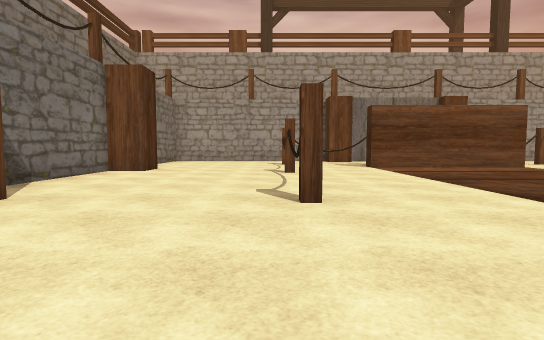
[1] (above)

16 first-person views from a walk through a scene from a Unity 3-D project. The camera is 1.3 m above the floor, tilts 4° down and sees 80° across. The floor is counted in squares, 2 m on a side. Each view is taken from the middle of a square. On the plan, view 1 faces up. The plan holds only what a view shows up to about 10 squares ahead; the rest is blank. The place goes on beyond the plan. Some animated figures are not drawn. Some surface patterns are stand-ins.

[2]
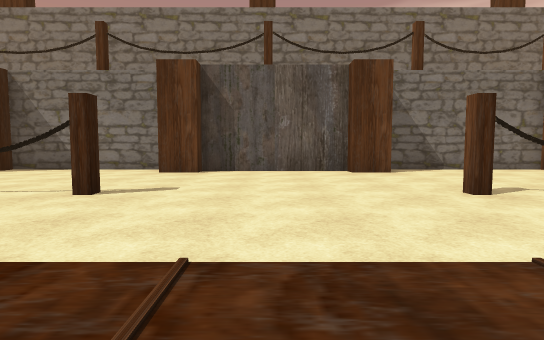

[3]
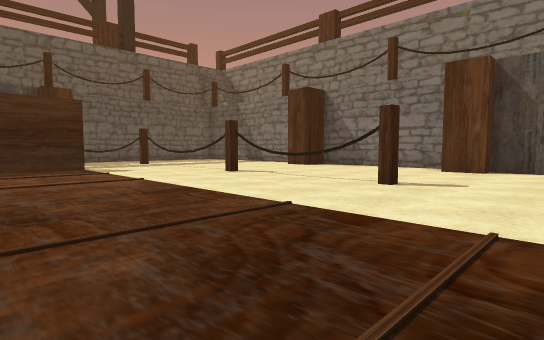

[4]
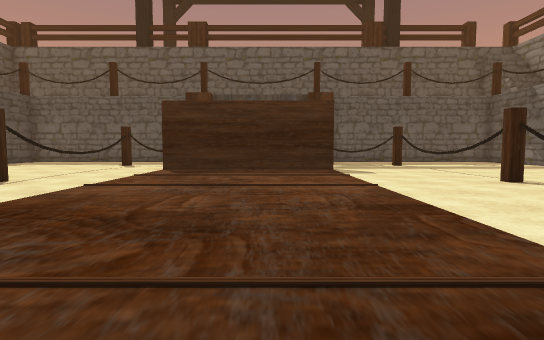

[5]
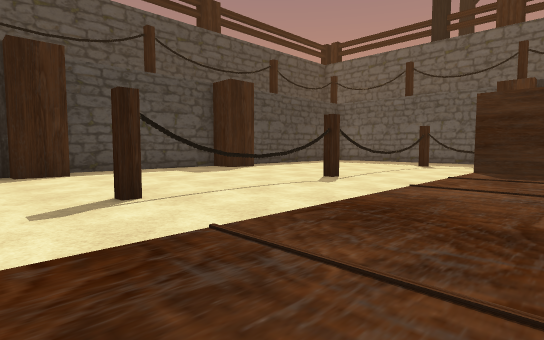

[6]
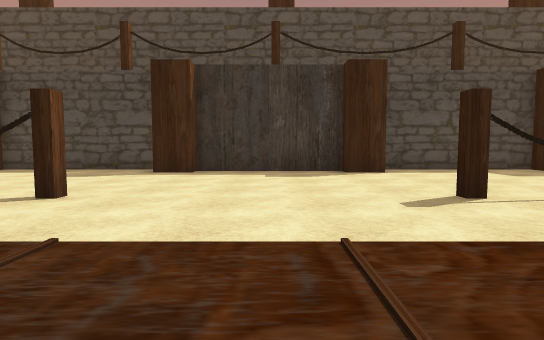

[7]
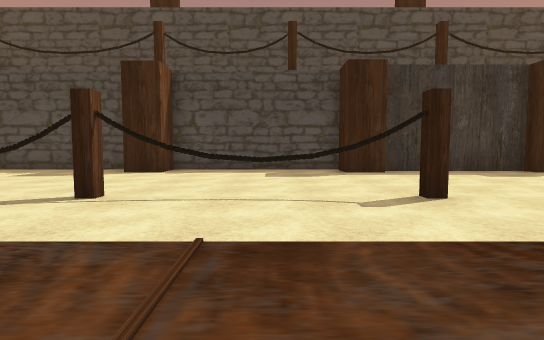

[8]
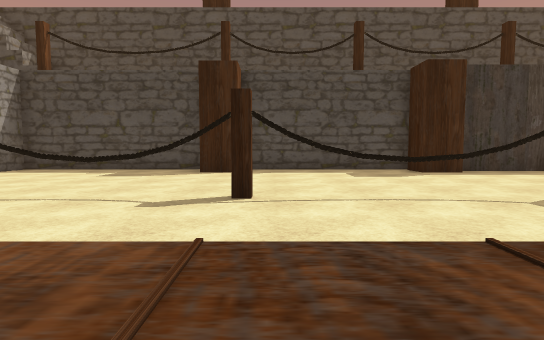

[9]
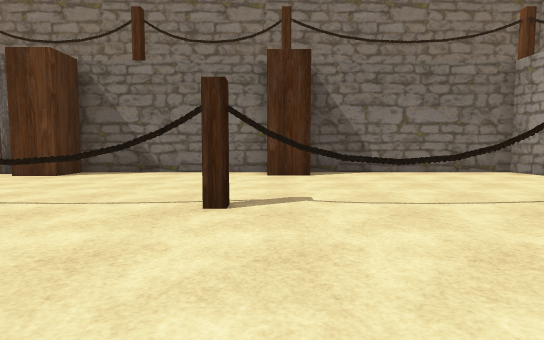

[10]
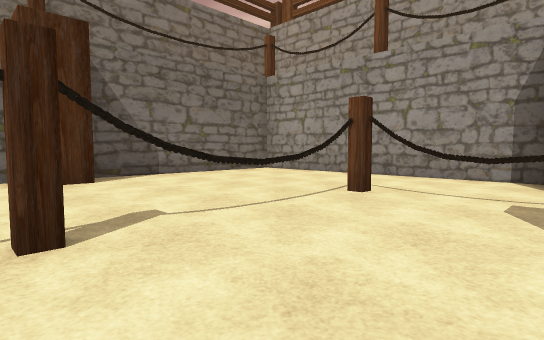

[11]
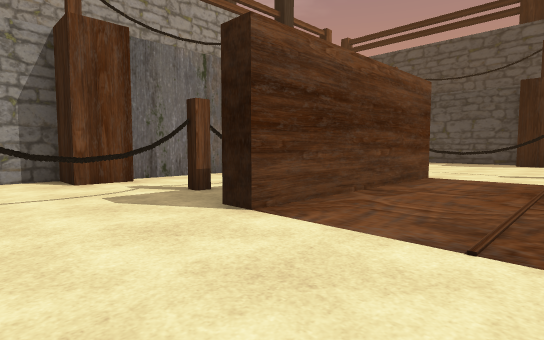

[12]
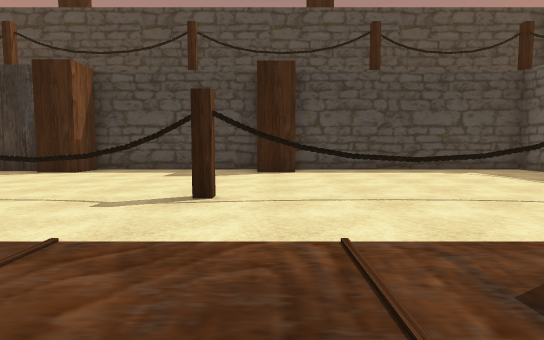

[13]
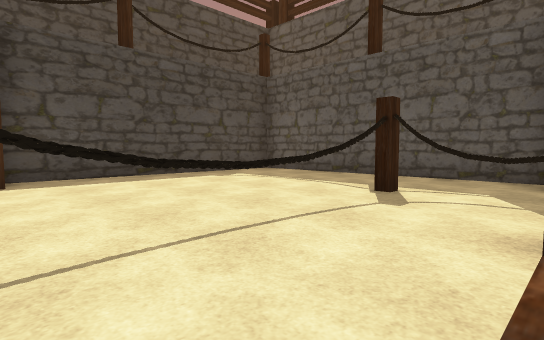

[14]
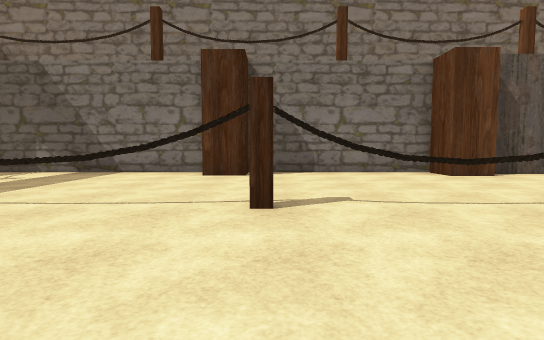

[15]
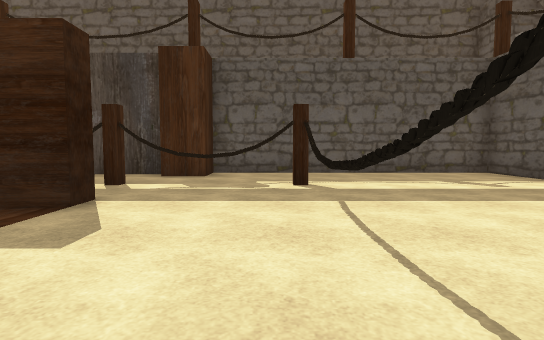

[16]
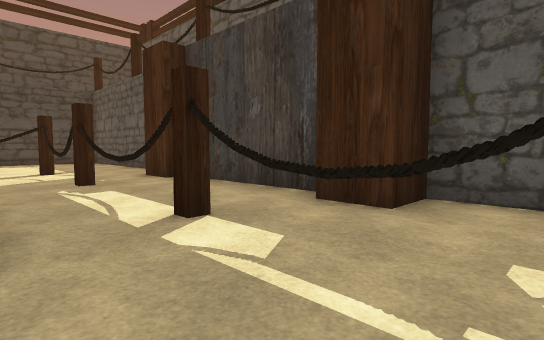

### Floor plan
Key: @ floor where view 1 was taken; # wall or solid block; x gap in a wall; . floor; T thing the floor can be seen under or through.
Columns run from 5 left of view 1 to 16 right of it. Each row starts with its distance up from view 1.
 16 #########           ##
 15 #.......####       ..#
 14 #..........       ...#
 13 #..........      ....#
 12 #.....TTT.     T.....#
 11 #....T...#####.T.....#
 10 ##...T.........T....##
  9 ##...T.........T....##
  8 #....x.........x.....#
  7 #....T.........T.....#
  6 #....T.........T.....#
  5 #....T....  ...T.....#
  4 ##...T....   ..T....##
  3  #.......    .......#
  2  #........  ........#
  1  #..................#
  0  #...@..............#
 -1  #..................#
 -2 ##...T.........T....##
 -3 #....T.........T.....#
 -4 #....T.........T.....#
 -5 #....T.........T.....#
 -6 #....x.........x.....#
 -7 ##...#.........T....##
 -8 #....#.........T.....#
 -9 #....T.........T.....#
-10 #....T...#####.T.....#
-11 #....T.........T.....#
-12 #....TTTT.TTTTT......#
-13 #....................#
-14 #.......######.......#
-15 #########    #########

Positions as (right, up) in squares from view 1, and headings:
1: (0, 0), facing up
2: (5, 1), facing left
3: (6, 1), facing down-left
4: (5, 0), facing down
5: (6, 0), facing down-right
6: (6, 1), facing right
7: (6, 6), facing right
8: (6, 8), facing right
9: (4, 9), facing left
10: (3, 8), facing up-left
11: (1, 8), facing up-right
12: (6, -7), facing right
13: (8, -7), facing down-right
14: (4, -6), facing left
15: (1, -6), facing down
16: (1, -10), facing down-right
